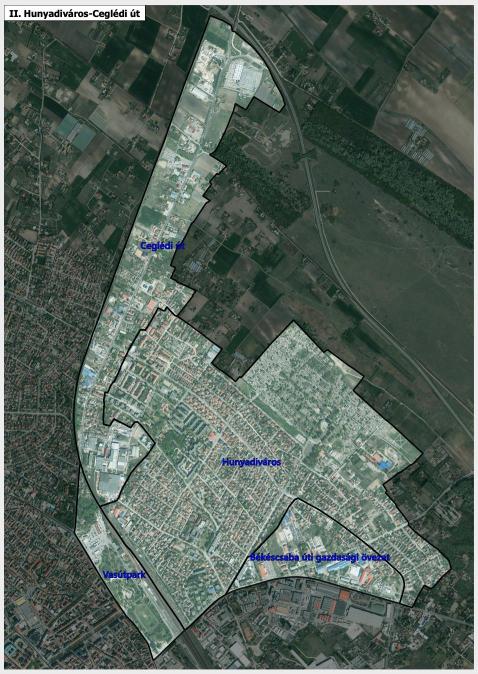
#> input picture data/neighborhoods/sources/municipal-kecskemet-figure74-first/figure74-p154-xref176.jpeg, 956 x 1348 px, found by its file name (shown at 1/2 size)
$ python explore-scale.py
#> lines starting #> are read from the running program, lines starting #| are printed output that depends on the picture
#!/usr/bin/env python3
import json,hashlib
from pathlib import Path
import numpy as np
from PIL import Image
from scipy.signal import fftconvolve
P=Path(__file__).resolve().parent
A=Image.open(P/'figure74-p154-xref176.jpeg').convert('L')
B=np.asarray(Image.open(P/'figure75-p158-xref180.jpeg').convert('L').crop((0,0,1700,650)),dtype=float)
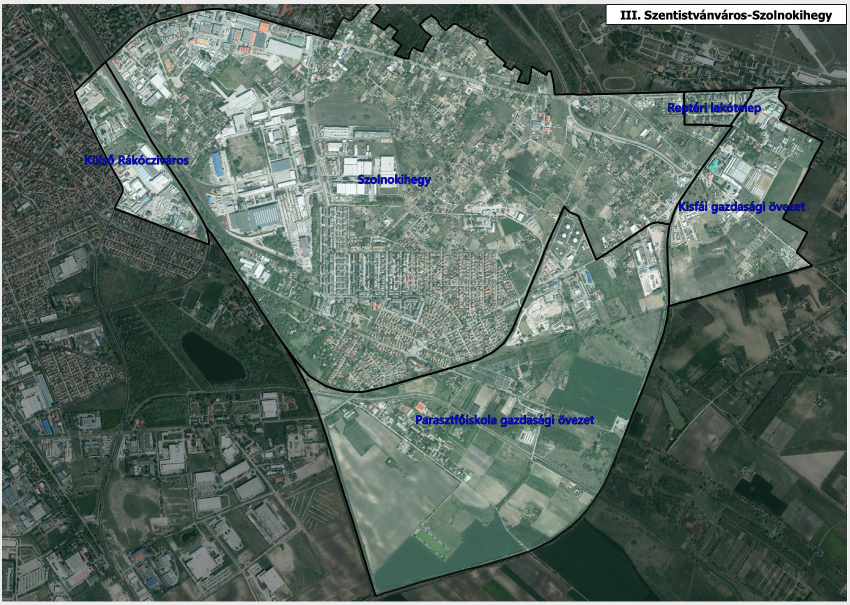
#> input picture data/neighborhoods/sources/municipal-kecskemet-figure75-first/figure75-p158-xref180.jpeg, 1700 x 1210 px, found by its file name (shown at 1/2 size)
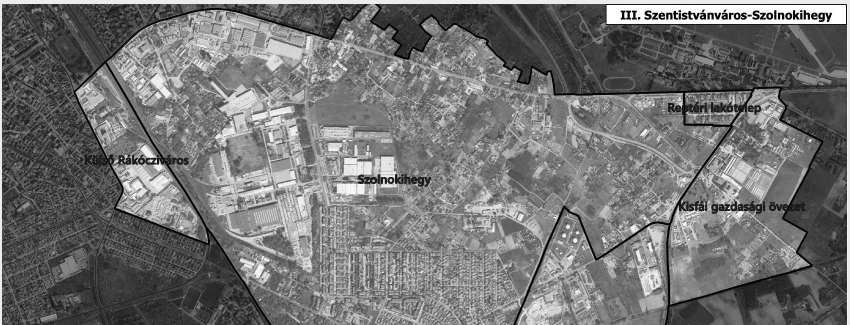
#> B: shape (650, 1700) float64 (shown at 1/2 size); min 0, max 255, mean 115.1
def sums(a,n):
 c=np.pad(a,((1,0),(1,0))).cumsum(0).cumsum(1);return c[n:,n:]-c[:-n,n:]-c[n:,:-n]+c[:-n,:-n]
records=[]
for x,y in [(600,1250),(750,1250)]:
 box=(x-32,y-32,x+32,y+32);patch=A.crop(box)
 for n in range(40,101,4):
  t=np.asarray(patch.resize((n,n),Image.Resampling.BICUBIC),dtype=float);t-=t.mean();s=sums(B,n);variance=np.maximum(0,sums(B*B,n)-s*s/(n*n));r=fftconvolve(B,t[::-1,::-1],mode='valid')/np.maximum(np.sqrt(variance)*np.sqrt((t*t).sum()),1e-9);py,px=np.unravel_index(np.argmax(r),r.shape)
  records.append({'sourcePatchBox':box,'templateSize':n,'scale':n/64,'ncc':float(r[py,px]),'targetTopLeft':[int(px),int(py)],'targetSearchBox':[0,0,1700,650]})
#> this loop made 2 passes
#> box on pass 2: (718, 1218, 782, 1282)
#> pass 1, `patch = A.crop(box)`:
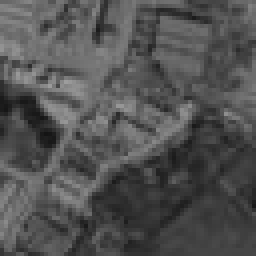
#> patch: PIL image 64x64 L (shown 4 times larger); min 20, max 157, mean 81.8
#> pass 1, in sums, `c = np.pad(a, ((1, 0), (1, 0))).cumsum(0).cumsum(1)`:
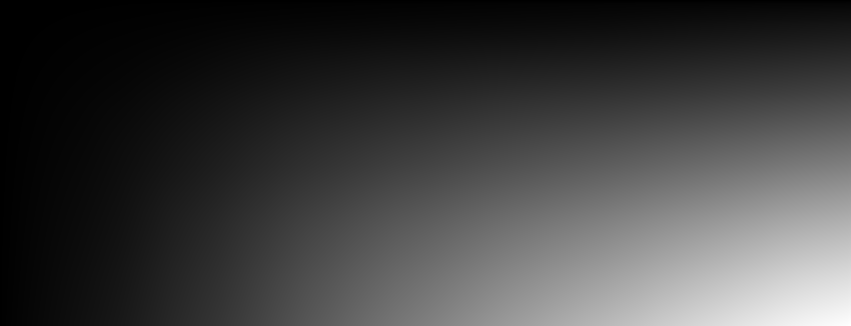
#> c: shape (651, 1701) float64 (shown at 1/2 size); min 0, max 127208616, mean 31873124.1; drawn with min black and max white
#> after the loop:
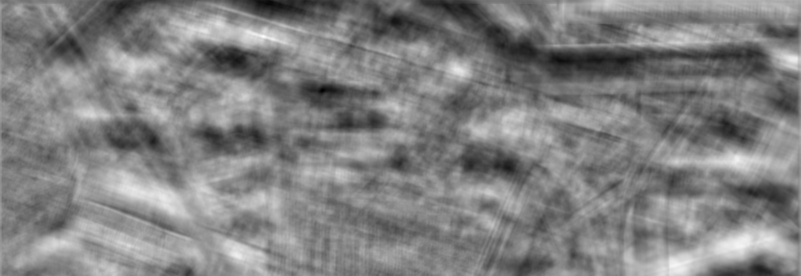
#> r: shape (551, 1601) float64 (shown at 1/2 size); min -0.468, max 0.454, mean -0.00218; drawn with min black and max white
#> after the loop:
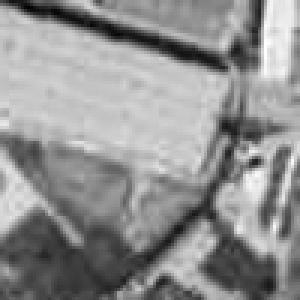
#> t: shape (100, 100) float64 (shown 3 times larger); min -73.42, max 55.58, mean 0; drawn with min black and max white
#> after the loop:
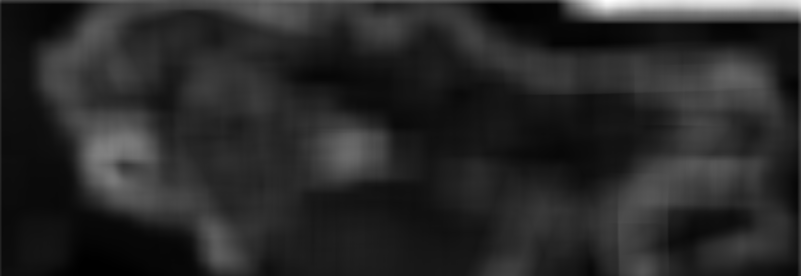
#> variance: shape (551, 1601) float64 (shown at 1/2 size); min 1017734.7, max 95303905, mean 16255280.8; drawn with min black and max white
#> after the loop, records = 32 items
result={'schemaVersion':1,'scope':'Exploratory source-photo scale/offset search only; not fitted or held-out validation. All attempted sizes retained.','records':records,'geographicDataNamesOrQuarterRingsUsed':False}
(P/'exploratory-scale-search.json').write_text(json.dumps(result,indent=2)+'\n')
for x,y in [(600,1250),(750,1250)]:
 print(json.dumps(sorted([r for r in records if r['sourcePatchBox'][0]==x-32],key=lambda r:-r['ncc'])[:4]))
#> this loop made 2 passes
#> (printed output is left out)
